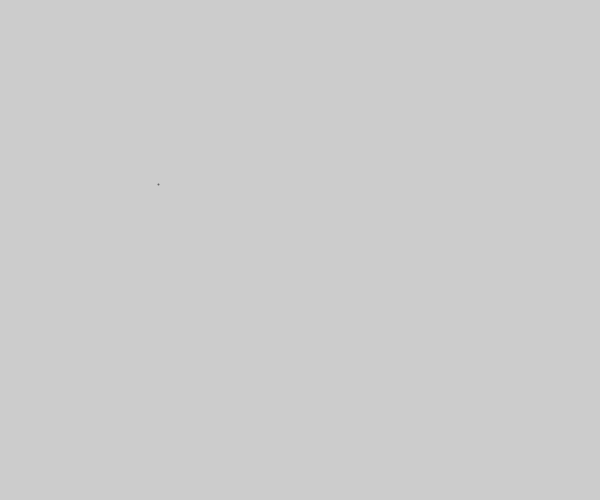
Frame 1 (no input)
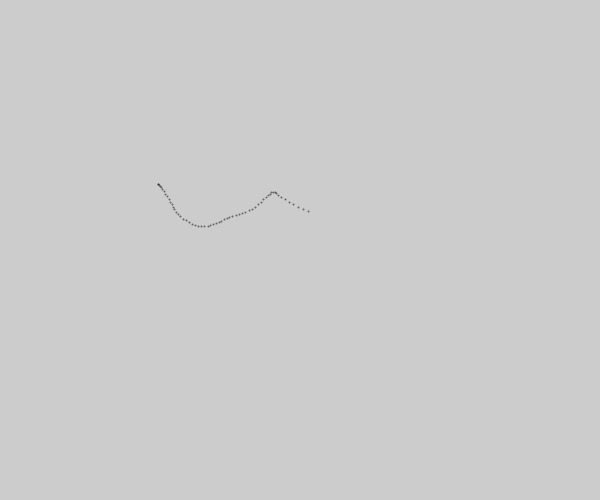
Frame 60 (the mouse pressed at the canvas centre just before this capture)
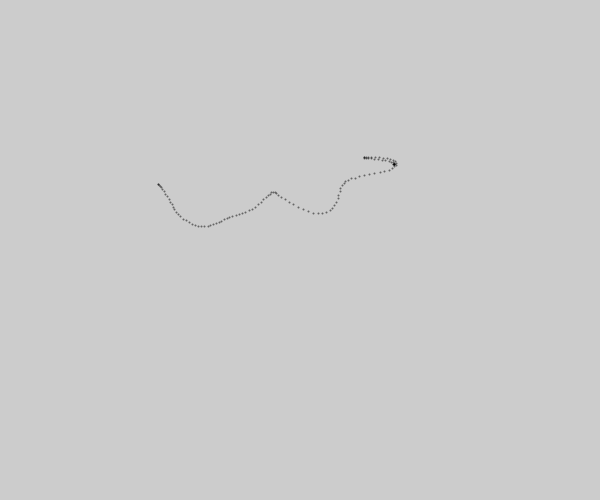
Frame 120 (the mouse held since frame 60 and released just before this capture)

The Processing sketch that drew these frames (run headless with seeded random() and noise(); from frame 60 on, the mouse is pressed at the canvas centre):

// Processing sketch: s02e10
// ── s02e10.pde
float czas = 1000;
void setup()
{
  size(600,500);
  stroke(0,128);
  strokeWeight(2);
  
}
void draw()
{
  //background(200,80,15);
  float pozycjaX = 600*noise(czas);
  float pozycjaY = 500*noise(czas+10000);
  point( pozycjaX, pozycjaY );

  czas = czas+0.01;
}
